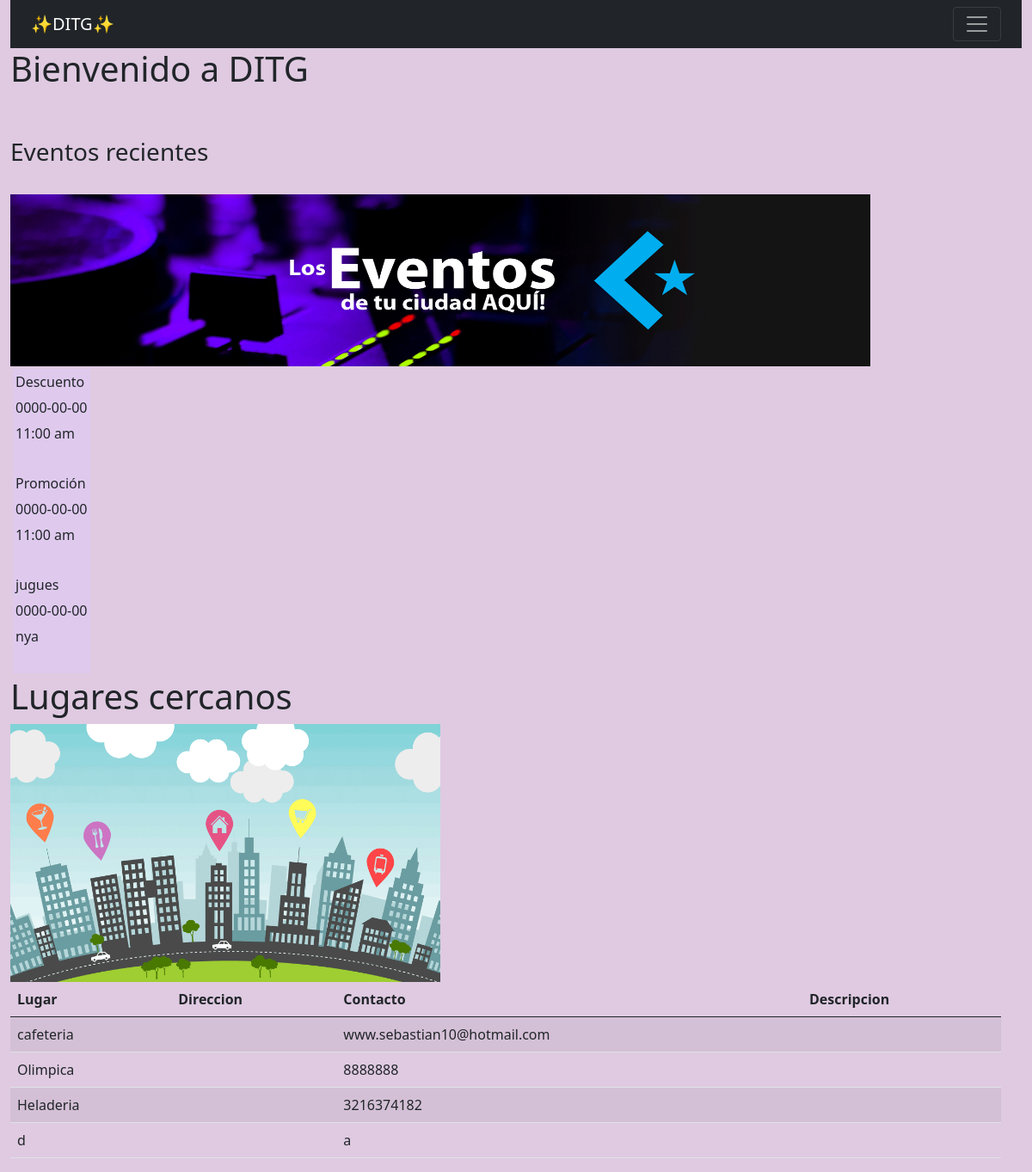
/DITG_Proyecto/index.php, run on the app's committed database.
### tables this page shows
CREATE TABLE `evento` (
  `idEvento` int(11) NOT NULL,
  `NombreEvento` varchar(45) DEFAULT NULL,
  `FechaEvento` date DEFAULT NULL,
  `HoraEvento` varchar(45) DEFAULT NULL,
  `DirecciónEvento` varchar(45) DEFAULT NULL,
  `DescripciónEvento` varchar(45) DEFAULT NULL
);

CREATE TABLE `lugar` (
  `idLugar` int(11) NOT NULL,
  `NombreLugar` varchar(45) DEFAULT NULL,
  `DirecciónLugar` varchar(45) DEFAULT NULL,
  `ContactoLugar` varchar(45) DEFAULT NULL,
  `DescripciónLugar` varchar(45) DEFAULT NULL
);

### DITG_Proyecto/Controllers/templateControlador.php (called while the page is built, shortened)
<?php
class TemplateControlador {
	function cargarTemplate() {
		include("Views/template.php");
	}
}

### DITG_Proyecto/index.php (called while the page is built, shortened)
<?php
require_once("Controllers/TemplateControlador.php");
require_once("Controllers/LugarControlador.php");
require_once("Controllers/EventoControlador.php");
require_once("Models/LugarModelo.php");
require_once("Models/EventoModelo.php");
$templateControlador = new templateControlador();
$templateControlador->cargarTemplate();
?>

### DITG_Proyecto/Controllers/EventoControlador.php (called while the page is built, shortened)
<?php
class EventoControlador {
	public function consultarEventoControlador(){
		if (isset($_POST['btnBuscarEvento'])) {
			if (isset($_POST['buscarEvento'])) {
				$buscarEvento = $_POST['buscarEvento'];
			}
		}
		else{
			$buscarEvento = '';
		}
		$eventoModelo = new EventoModelo();
		$datosEvento = $eventoModelo->consultarEventoModelo($buscarEvento);
		return $datosEvento;
	}
}

### DITG_Proyecto/models/conexion.php (called while the page is built)
<?php
class Conexion {
	public function conectar()	{
		$pdo = new PDO("mysql:dbname=ditgv;host=localhost", 'root', '');
		return $pdo;
	}
}

### DITG_Proyecto/models/EventoModelo.php (called while the page is built, shortened)
<?php
require_once("Conexion.php");
class EventoModelo extends Conexion {
	private $tabla = "evento";
	public function consultarEventoModelo($buscarEvento){
		$buscarEvento = '%'.$buscarEvento.'%';
		$sql = "SELECT * FROM $this->tabla WHERE NombreEvento LIKE ?";
		try {
			$conn = new Conexion();
			$stmt = $conn->conectar()->prepare($sql);
			$stmt->bindParam(1, $buscarEvento, PDO::PARAM_STR);
			if ($stmt->execute()) {
				return $stmt->fetchAll();
			}
			else{
				[];
			}
		} catch (PDOException $e) {
			print_r($e->getMessage());
		}
	}
}

### DITG_Proyecto/Controllers/LugarControlador.php (called while the page is built, shortened)
<?php
class LugarControlador {
	public function consultarLugarControlador(){
		if (isset($_POST['btnBuscarLugar'])) {
			if (isset($_POST['datoBusqueda'])) {
				$datoBusqueda = $_POST['datoBusqueda'];
			}
		}
		else{
			$datoBusqueda = '';
		}
		$lugarModelo = new LugarModelo();
		$datosLugar = $lugarModelo->consultarLugarModelo($datoBusqueda);
		return $datosLugar;
	}
}

### DITG_Proyecto/models/lugarModelo.php (called while the page is built, shortened)
<?php
require_once("Conexion.php");
class LugarModelo extends Conexion {
	private $tabla = "lugar";
	public function consultarLugarModelo($datoBusqueda){
		$datoBusqueda = '%'.$datoBusqueda.'%';
		$sql = "SELECT * FROM $this->tabla WHERE NombreLugar LIKE ?";
		try {
			$conn = new Conexion();
			$stmt = $conn->conectar()->prepare($sql);
			$stmt->bindParam(1, $datoBusqueda, PDO::PARAM_STR);
			if ($stmt->execute()) {
				return $stmt->fetchAll();
			}
			else{
				[];
			}
		} catch (PDOException $e) {
			print_r($e->getMessage());
		}
	}
}

### DITG_Proyecto/views/modules/inicio.php (the view, shortened to what this page needs)
<div class="row">
	<div class="col-4">
		<h1>Bienvenido a DITG</h1>
	</div>
</div>
<?php
	$EventoControlador = new EventoControlador();
	$datosEvento = $EventoControlador->consultarEventoControlador();
?>
<div class="row">
	<div class="col">
		<br>
		<br>
		<h3>Eventos recientes</h1>
	</div>
</div>
<div class="row">
	<div class="col-6">
		<table class="consulta">
			<br>
			<tbody>
				<img src="img/eventos.jpg" alt="" width="1000" height="200" align="center" >
				<?php
					foreach ($datosEvento as $keyEvento => $valueEvento) {
						print '<tr>';
						print '<td class="consulta">'.$valueEvento['NombreEvento'].'</td>';
						print "</tr>";
						print '<tr>';
						print '<td class="consulta">'.$valueEvento['FechaEvento'].'</td>';
						print "</tr>";
						print '<tr>';
						print '<td class="consulta">'.$valueEvento['HoraEvento'].'</td>';
						print "</tr>";
						print '<tr>';
						print '<td class="consulta">'.$valueEvento['DirecciónEvento'].'</td>';
						print "</tr>";
						print '<tr>';
						print '<td class="consulta" <p>'.$valueEvento['DescripciónEvento'].'</p> </td>';
						print "</tr>";
					}
				?>
			</tbody>
		</table>
	</div>
</div>
<?php
	$lugarControlador = new LugarControlador();
	$datosLugar = $lugarControlador->consultarLugarControlador();
?>
<div class="row">
	<div class="col">
		<h1>Lugares cercanos</h1>
	</div>
</div>
<div class="row">
	<div class="col">
		<img src="img/lugares.gif" alt="" width="500" height="300" >
		<table class="table table-striped">
			<thead>
				<th>Lugar</th>
				<th>Direccion</th>
				<th>Contacto</th>
				<th>Descripcion</th>
			</thead>
			<tbody>
				<?php
					foreach ($datosLugar as $keyLugar => $valueLugar) {
						print '<tr>';
						print '<td>'.$valueLugar['NombreLugar'].'</td>';
						print '<td>'.$valueLugar['DirecciónLugar'].'</td>';
						print '<td>'.$valueLugar['ContactoLugar'].'</td>';
						print '<td>'.$valueLugar['DescripciónLugar'].'</td>';
						print '</tr>';
					}
				?>

### DITG_Proyecto/views/template.php (shortened to what this page needs)
<!doctype html>
<html lang="en">
  <head>
    <link href="https://cdn.jsdelivr.net/npm/bootstrap@5.1.0/dist/css/bootstrap.min.css" rel="stylesheet">
    <link href="styles/style.css" rel="stylesheet" type="text/css">
  </head>
  <body class="pagina">
    <div class="container-fluid">
      <div class="row">
        <div class="col">
          <?php
            include("modules/components/NavBar.php");
          ?>
        </div>
      </div>
      <div class="row">
        <?php
          $templateControlador = new TemplateControlador();
          $ruta = $templateControlador->cargarPaginaAlTemplate();
          include($ruta);
        ?>
      </div>
    </div>
  </body>
</html>

### DITG_Proyecto/views/modules/Components/NavBar.php (shortened to what this page needs)
<nav class="navbar navbar-dark bg-dark" aria-label="DITG NavBar">
    <div class="container-fluid">
      <a class="navbar-brand" href="about">✨DITG✨</a>
      <button class="navbar-toggler collapsed" type="button" data-bs-toggle="collapse" data-bs-target="#navbarsExample01" aria-controls="navbarsExample01" aria-expanded="false" aria-label="Toggle navigation">
        <span class="navbar-toggler-icon"></span>
      </button>
    </div>
  </nav>

### DITG_Proyecto/styles/style.css (style rules this page uses)
.pagina { background-color: #dfcae1; }
.consulta { background-color: #dfcaee; margin: 3px; padding: 3px; align-content: center; border-color: #00ffff; }

### data on the page
evento: NombreEvento "Descuento", FechaEvento "0000-00-00", HoraEvento "11:00 am"
evento: NombreEvento "Promoción", FechaEvento "0000-00-00", HoraEvento "11:00 am"
evento: NombreEvento "jugues", FechaEvento "0000-00-00", HoraEvento "nya"
lugar: NombreLugar "cafeteria", ContactoLugar "www.sebastian10@hotmail.com"
lugar: NombreLugar "Olimpica", ContactoLugar "8888888"
lugar: NombreLugar "Heladeria", ContactoLugar "3216374182"
lugar: NombreLugar "d", ContactoLugar "a"
